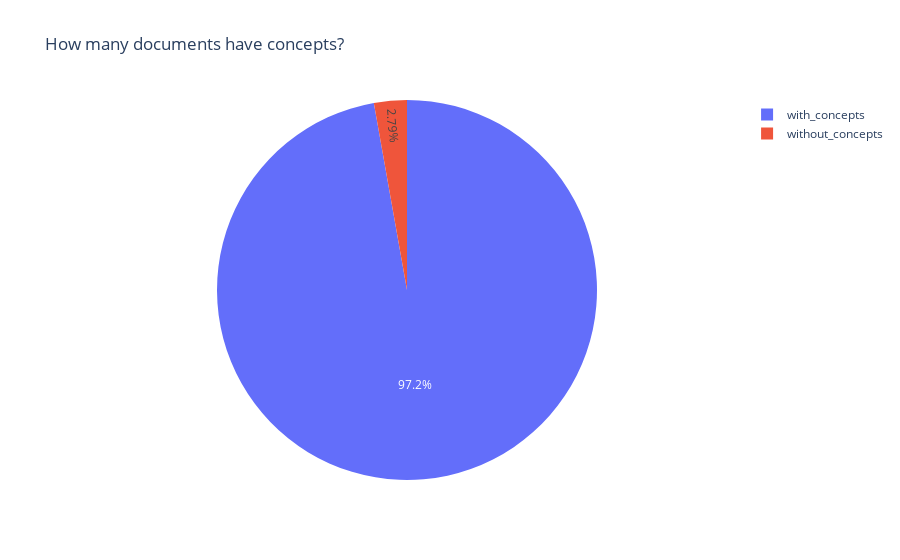

The code cell stored with this chart in its notebook:
### Markdown cell above
### 3.1 Documents With concepts VS Without 

You'll soon discover that not all documents have associated concepts (eg cause there's no text to extract them from, in some cases). 

Let's see how many:

### Code cell
CONCEPTS_FIELD = "concepts_scores"

df = pd.DataFrame({
    'type': ['with_concepts', 'without_concepts'] ,
    'count': [pubs[CONCEPTS_FIELD].notnull().sum(), pubs[CONCEPTS_FIELD].isnull().sum()]
             })

px.pie(df, 
       names='type', values="count", 
      title = "How many documents have concepts?")

### Figure 1 — Plotly figure (JSON) as saved in the notebook; plotly's stock layout.template omitted (floating-point values rounded to 4 significant figures)
{"data": [{"domain": {"x": [0, 1], "y": [0, 1]}, "hovertemplate": "type=%{label}<br>count=%{value}<extra></extra>", "labels": ["with_concepts", "without_concepts"], "legendgroup": "", "name": "", "showlegend": true, "type": "pie", "values": [8214, 236]}], "layout": {"autosize": true, "legend": {"tracegroupgap": 0}, "title": {"text": "How many documents have concepts?"}}}
